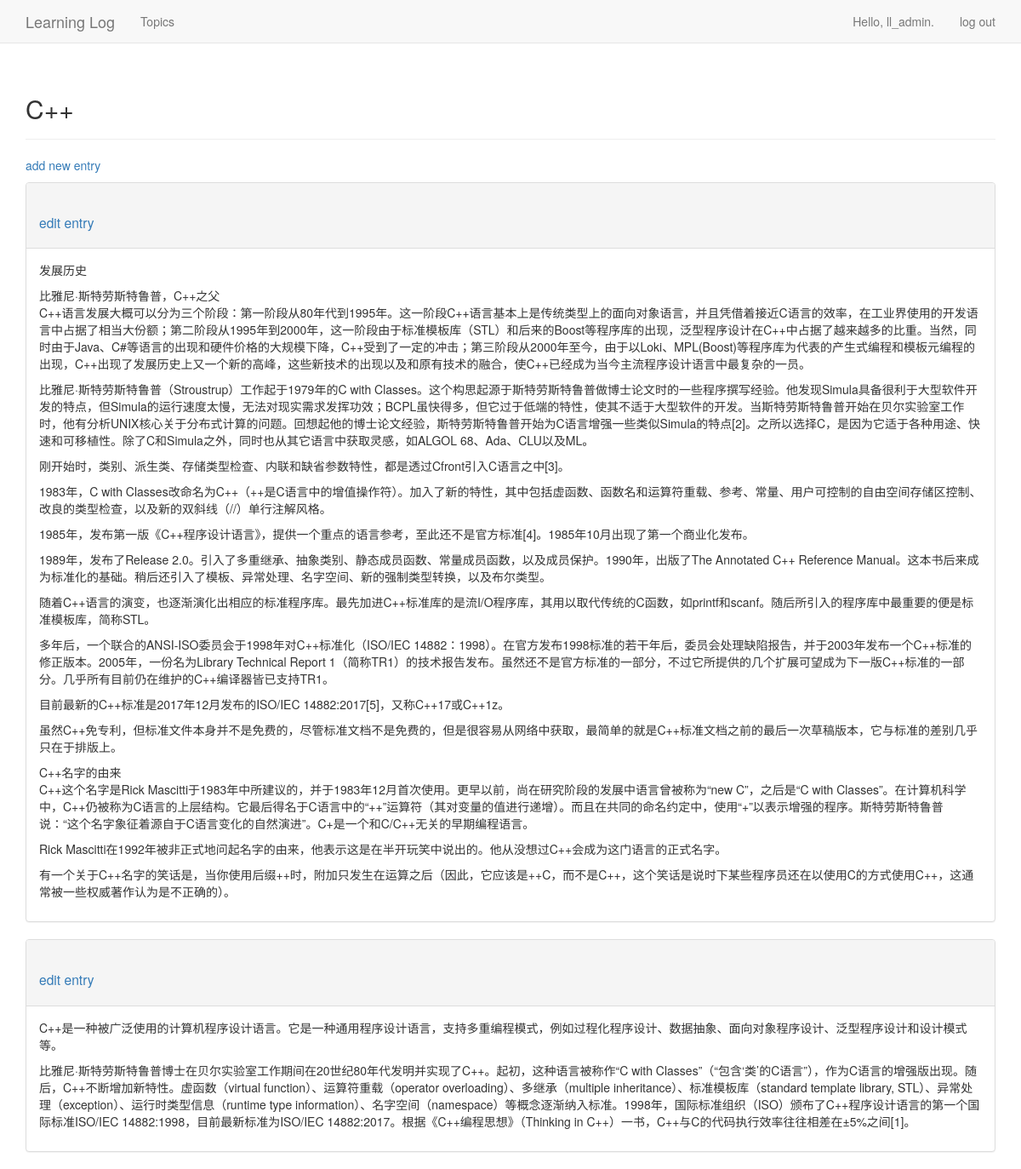
Page /topics/4/ (signed in) on the committed database.
### learning_logs/models.py (models this page shows, shortened)
class Topic(models.Model):
    text = models.CharField(max_length=2000)
    date_added = models.DateTimeField(auto_now_add=True)
    owner = models.ForeignKey(User, on_delete=models.CASCADE)
    def __str__(self):
        return self.text

class Entry(models.Model):
    topic = models.ForeignKey(Topic, on_delete=models.CASCADE)
    text = models.TextField()
    date_add = models.DateTimeField(auto_now_add=True)
    class Meta:
        verbose_name_plural = 'entries'

### learning_logs/views.py (the view)
# urls.py: url(r'^topics/(?P<topic_id>\d+)/$', views.topic, name='topic'),
@login_required()
def topic(request, topic_id):
    topic = Topic.objects.get(id=topic_id)
    if topic.owner != request.user:
        raise Http404
    entries = topic.entry_set.order_by('-date_add')
    contents = {'topic': topic, 'entries': entries}
    return render(request, 'learning_logs/topic.html', contents)

### learning_logs/templates/learning_logs/topic.html (shortened to what this page needs)
{% extends 'learning_logs/base.html' %}
{% block header %}
  <h2>{{ topic }}</h2>
{% endblock header %}
{% block content %}
  <p>
    <a href="{% url 'learning_logs:new_entry' topic.id %}">add new entry</a>
  </p>
  {% for entry in entries %}
    <div class="panel panel-default">
      <div class="panel-heading">
        <h3>
          <small>
            <a href="{% url 'learning_logs:edit_entry' entry.id %}">
              edit entry</a>
          </small>
        </h3>
      </div>
      <div class="panel-body">
        {{ entry.text|linebreaks }}
      </div>
    </div>
  {% empty %}
    There are no entries for this topic yet.
  {% endfor %}
{% endblock content %}

### learning_logs/templates/learning_logs/base.html (shortened to what this page needs)
{% load bootstrap3 %}
<!DOCTYPE html>
<html lang="en">
  <head>
    {% bootstrap_css %}
  </head>
  <body>
    <nav class="navbar navbar-default navbar-static-top">
      <div class="container">
        <div class="navbar-header">
          <a class="navbar-brand" href="{% url 'learning_logs:index' %}">
              Learning Log</a>
        </div>
        <div id="navbar" class="navbar-collapse collapse">
          <ul class="nav navbar-nav">
            <li><a href="{% url 'learning_logs:topics' %}">Topics</a></li>
          </ul>
          <ul class="nav navbar-nav navbar-right">
            {% if user.is_authenticated %}
              <li><a>Hello, {{ user.username }}.</a></li>
              <li><a href="{% url 'users:logout' %}">log out</a></li>
            {% else %}
              <li><a href="{% url 'users:register' %}">register</a></li>
              <li><a href="{% url 'users:login' %}">log in</a></li>
            {% endif %}
          </ul>
        </div>
      </div>
    </nav>
    <div class="container">
      <div class="page-header">
        {% block header %}{% endblock %}
      </div>
      <div>
        {% block content %}{% endblock %}
      </div>
    </div>
  </body>
</html>

### rows in the picture
Topic: text "C++"
Entry: text "发展历史 比雅尼·斯特劳斯特鲁普，C++之父 C++语言发展大概可以分为三个阶段：第一阶段从80年代到1995年。这一阶段C++语言基本上是传统类型上的面向对象语言，并且凭借着接近C语言的效率，在工业界使用的开发语言中占据了相当大份额；第二阶段从1995年到2000年，这一阶段由于标准模板库（STL）和后来的Boost等程序库的出现，泛型程序设计在C++中占据了越来越多的比重。当然，同时由于Java、C#等语言的出现和硬件价格的大规模下降，C++受到了一定的冲击；第三阶段从2000年至今，由于以Loki、MPL(Boost)等程序库为代表的产生式编程和模板元编程的出现，C++出现了发展历史上又一个新的高峰，这些新技术的出现以及和原有技术的融合，使C++已经成为当今主流程序设计语言中最复杂的一员。 比雅尼·斯特劳斯特鲁普（Stroustrup）工作起于1979年的C with Classes。这个构思起源于斯特劳斯特鲁普做博士论文时的一些程序撰写经验。他发现Simula具备很利于大型软件开发的特点，但Simula的运行速度太慢，无法对现实需求发挥功效；BCPL虽快得多，但它过于低端的特性，使其不适于大型软件的开发。当斯特劳斯特鲁普开始在贝尔实验室工作时，他有分析UNIX核心关于分布式计算的问题。回想起他的博士论文经验，斯特劳斯特鲁普开始为C语言增强一些类似Simula的特点[2]。之所以选择C，是因为它适于各种用途、快速和可移植性。除了C和Simula之外，同时也从其它语言中获取灵感，如ALGOL 68、Ada、CLU以及ML。…"
Entry: text "C++是一种被广泛使用的计算机程序设计语言。它是一种通用程序设计语言，支持多重编程模式，例如过程化程序设计、数据抽象、面向对象程序设计、泛型程序设计和设计模式等。 比雅尼·斯特劳斯特鲁普博士在贝尔实验室工作期间在20世纪80年代发明并实现了C++。起初，这种语言被称作“C with Classes”（“包含‘类’的C语言”），作为C语言的增强版出现。随后，C++不断增加新特性。虚函数（virtual function）、运算符重载（operator overloading）、多继承（multiple inheritance）、标准模板库（standard template library, STL）、异常处理（exception）、运行时类型信息（runtime type information）、名字空间（namespace）等概念逐渐纳入标准。1998年，国际标准组织（ISO）颁布了C++程序设计语言的第一个国际标准ISO/IEC 14882:1998，目前最新标准为ISO/IEC 14882:2017。根据《C++编程思想》（Thinking in C++）一书，C++与C的代码执行效率往往相差在±5%之间[1]。"

### other values in the picture
{{ user.username }} "ll_admin"
